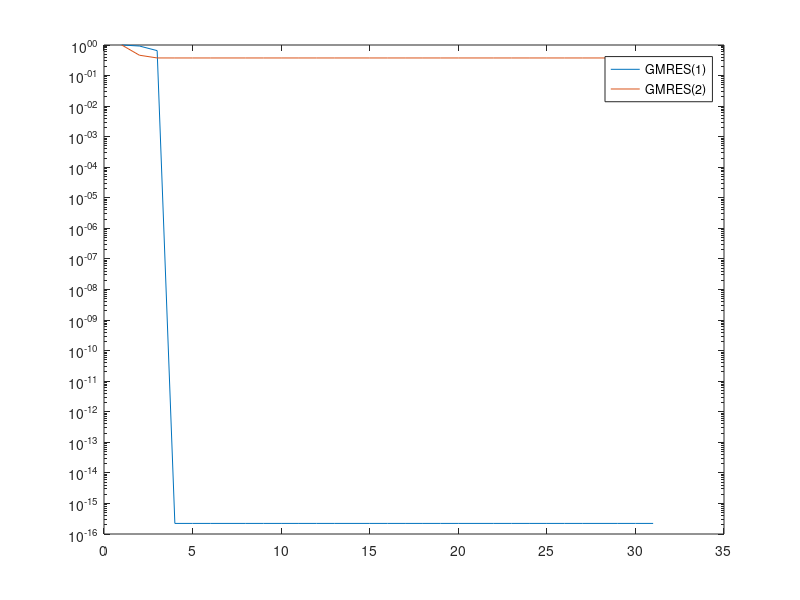

Source code (MATLAB):
clear all
%% The first example from Embree's paper on the restart GMRES.
disp('GMRES(1)')
A = [ 1 1 1; 0 1 3; 0 0 1];
b = [2 -4 1]';

it = 30;
r1 = zeros(3,it);
r1(:,1) = b;
r1Norms = zeros(1,it);
r1Norms(1) = norm(r1(:,1))/norm(b);


for k=1:it
    r1(:,k+1) = r1(:,k) - ((r1(:,k)'*A*r1(:,k)) / (r1(:,k)'*A'*A*r1(:,k))) ...
         * A*r1(:,k);
    r1Norms(k+1) = norm(r1(:,k+1))/norm(b);
end
r1Norms(4:end) = eps;


%% The second example from the same paper on restart GMRES.
disp('GMRES(2)')
r2 = zeros(3,it);
%r(k+2) = p(A)r(k). p(z) = 1 + alpha*z + beta*z^2;
r2(:,1) = b;
r2(:,2) = [3 -3 0];
r2Norms = zeros(1,it);
r2Norms(1) = norm(r2(:,1))/norm(b);

for k=1:it
    alpha = ((r2(:,k)'         * A*A * r2(:,k))  * ...
             (r2(:,k)' * A'    * A*A * r2(:,k))  - ...
             (r2(:,k)'         * A*    r2(:,k))  * ...
             (r2(:,k)' * A'*A' * A*A * r2(:,k))) / ...
            ((r2(:,k)' * A'    * A   * r2(:,k))  * ...
             (r2(:,k)' * A'*A' * A*A * r2(:,k))  - ...
             (r2(:,k)' * A'    * A*A * r2(:,k))  * ...
             (r2(:,k)' * A'    * A*A * r2(:,k)));
    
   beta =  ((r2(:,k)'  *         A   * r2(:,k))  * ...
            (r2(:,k)'  * A'    * A*A * r2(:,k))  - ...
            (r2(:,k)'          * A*A * r2(:,k))  * ...
            (r2(:,k)'  * A'    * A   * r2(:,k))) / ...
           ((r2(:,k)'  * A'    * A   * r2(:,k))  * ...
            (r2(:,k)'  * A'*A' * A*A * r2(:,k))  - ...
            (r2(:,k)'  * A'    * A*A * r2(:,k))  * ...
            (r2(:,k)'  * A'    * A*A * r2(:,k)));
      
   p = eye(3) + alpha*A + beta*(A^2);
   r2(:,k+1) = p*r2(:,k);
   r2Norms(k+1) = norm(r2(:,k+1))/norm(b);   
end

semilogy(1:(it+1),r1Norms)
hold on
semilogy(1:(it+1),r2Norms)
legend('GMRES(1)','GMRES(2)')




